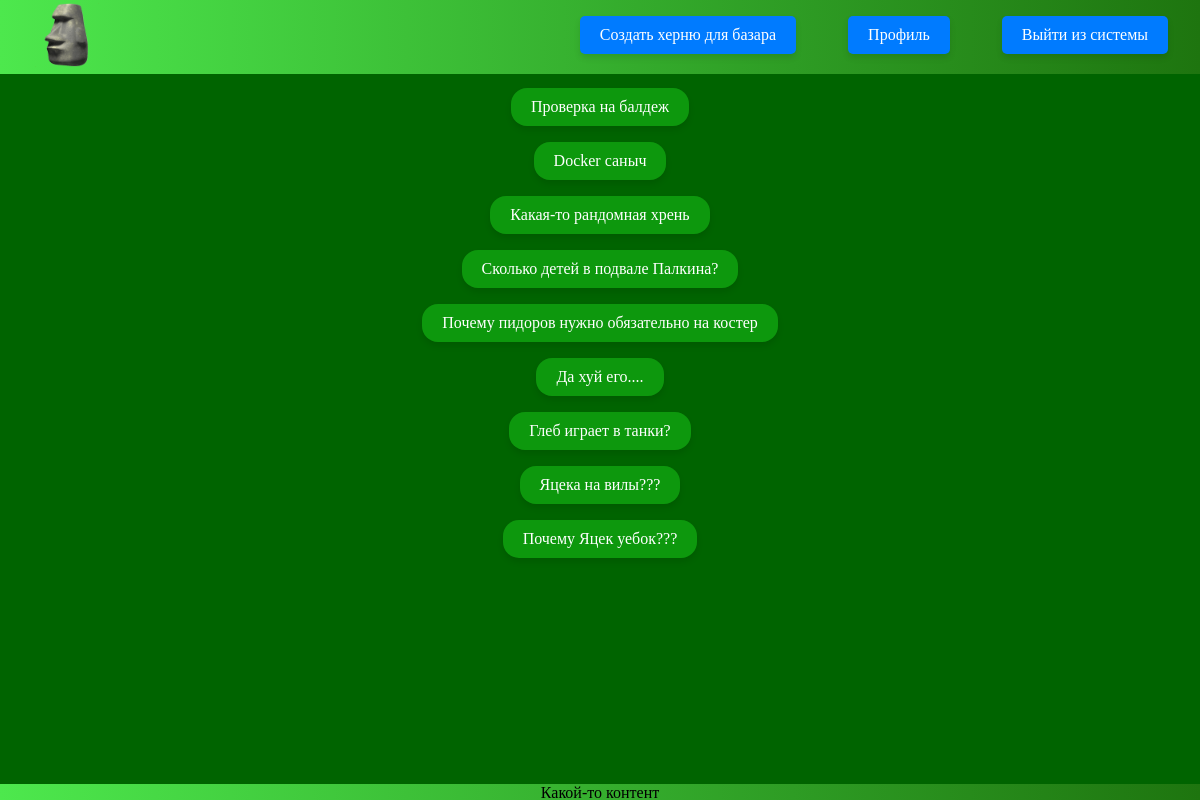
/ (signed in), run on the app's committed database.
### myApp/models.py (models this page shows, shortened)
class Topic(models.Model):
    author = models.ForeignKey(User, on_delete=models.SET_NULL, verbose_name="Автор темы", null=True)
    title = models.CharField(max_length=50, verbose_name="Тема")
    description = models.TextField(blank=True, verbose_name="Описание")
    created_at = models.DateTimeField(auto_now_add=True, verbose_name="Дата создания")

### myApp/views.py (the view)
# urls.py: path('', topics, name='topics'),
def topics(request):
    last_topics = Topic.objects.order_by('-created_at')[:20]
    return render(request, 'topics.html', context={'last_topics': last_topics, 'username': request.user})

### myApp/models.py (called while the page is built)
    def __str__(self):
        return self.username

### myApp/templates/topics.html (shortened to what this page needs)
{% extends 'base.html' %}
{% load static %}
{% block content %}
    <header class="main_header">
        <a class="main_header_img" href="{% url 'topics' %}">
            <img style="height: 4rem; padding: 0.2rem; margin-left: 2rem" src="{% static 'images/stone.png' %}" alt="stone_bruh">
        </a>
        {% if request.user.is_authenticated %}
            <div>
                <a class="create_topic__btn" href="{% url 'create_topic' %}">Создать херню для базара</a>
                <a class="profile_btn" href="{% url 'profile' username%}">Профиль</a>
                <a class="logout_btn" href="{% url 'logout' %}">Выйти из системы</a>
            </div>
        {% else %}
            <div>
                <a class="login_btn" href="{% url 'login' %}">Авторизация</a>
                <a class="registration_btn" href="{% url 'register' %}">Регистрация</a>
            </div>
        {% endif %}
    </header>
    <div class="topics">
        {% if last_topics %}
            {% for article in last_topics %}
                <a class="article_title" href="{% url 'topic_content' article.id %}">{{ article.title }}</a>
                <br>
            {% endfor %}
        {% else %}
            <h2>Пока ничо нет!</h2>
        {% endif %}
    </div>
{% endblock %}

### myApp/static/styles/styles.css (style rules this page uses)
.base_body { display: flex; flex-direction: column; background: darkgreen; margin: 5rem; }
.main_header { display: flex; flex-direction: row; justify-content: space-between; top: 0; background: linear-gradient(to right, #4de84d, #1e750f); position: fixed; width: 100vw; left: 0; }
.create_topic__btn, .profile_btn, .logout_btn { display: inline-block; padding: 10px 20px; background-color: #007BFF; color: white; text-align: center; text-decoration: none; border-radius: 5px; border: none; cursor: pointer; margin: 1rem 2rem 1rem 1rem; transition: all 0.3s; box-shadow: 0 4px 6px rgba(0, 0, 0, 0.1); }
.article_title { display: inline-block; border-radius: 1rem; background: #0d980d; color: white; text-align: center; padding: 10px 20px; border: none; cursor: pointer; margin: 0.5rem; text-decoration: none; transition: all 0.3s; box-shadow: 0 4px 6px rgba(0, 0, 0, 0.1); }
.topics { text-align: center; }

### data on the page
Topic: title "Проверка на балдеж"
Topic: title "Docker саныч"
Topic: title "Какая-то рандомная хрень"
Topic: title "Сколько детей в подвале Палкина?"
Topic: title "Почему пидоров нужно обязательно на костер"
Topic: title "Да хуй его...."
Topic: title "Глеб играет в танки?"
Topic: title "Яцека на вилы???"
Topic: title "Почему Яцек уебок???"
